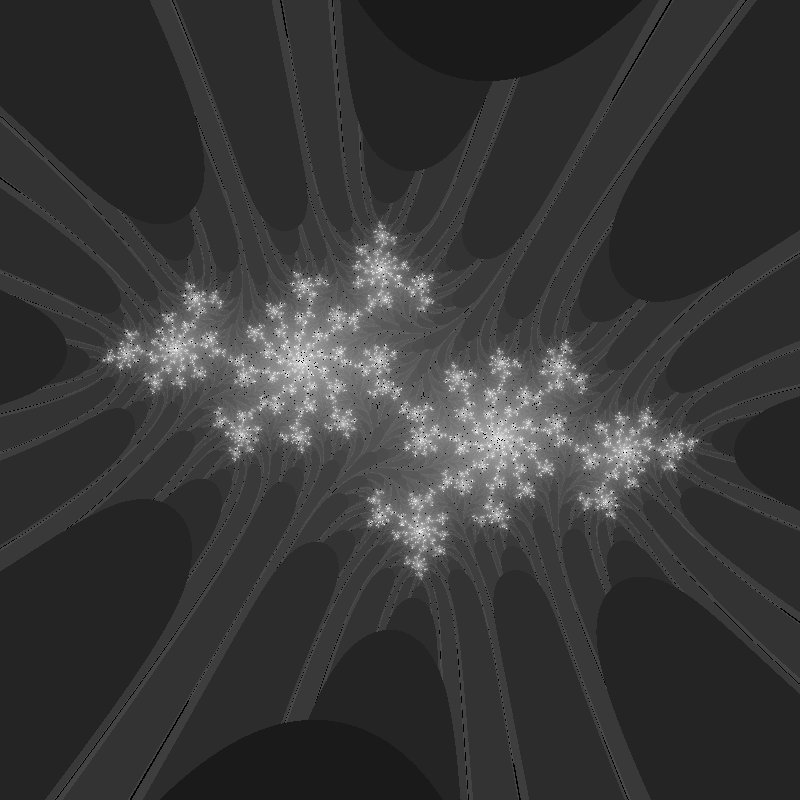
Frame 1 (no input)
Frame 60 (no input): identical to frame 1, image omitted
Frame 120 (the mouse pressed at the canvas centre since frame 60): identical to frame 1, image omitted

The p5.js sketch that drew this single still picture (run headless with seeded random() and noise() and a simulated clock; from frame 60 on, the mouse is pressed at the canvas centre):

// p5.js sketch
// ── sketch.js
function setup() {
    createCanvas(800, 800);
    // put setup code here
    pixelDensity(1);
    
}

function draw() {
    // put drawing code here
	let maxIteration = 100
	loadPixels();
	
    for (let x = 0; x < width; x++) {
        for (let y = 0; y < height; y++) {
            let a = map(x, 0, width, -2, 2);
            let b = map(y, 0, height, -2, 2);
			let ca = a
			let cb = b
            let n = 0;
            let z = 0;
            while (n < maxIteration) {
                let aa = a * a - b * b;
                let bb = 2 * a * b;

                //general set
                // a = aa + ca;
                // b = bb + cb;

                // complex constant c = −0.70176 − 0.3842i
                a = aa + -0.70176;
                b = bb + -0.3842;

                

                if (a + b > 16) {
                    break;
                }

                n++;
            }
            // let bright = map(n, 0, maxIteration, 0, 255)
			let bright = map(n,0 ,maxIteration,0,1)
			bright = map(sqrt(bright),0,1,0,255)
            if (n == 100) {
                bright = 0
            }

            let pix = (x + y * width) * 4;
            pixels[pix + 0] = bright;
            pixels[pix + 1] = bright;
            pixels[pix + 2] = bright;
            pixels[pix + 3] = 255;
        }
    }
	updatePixels()
}
